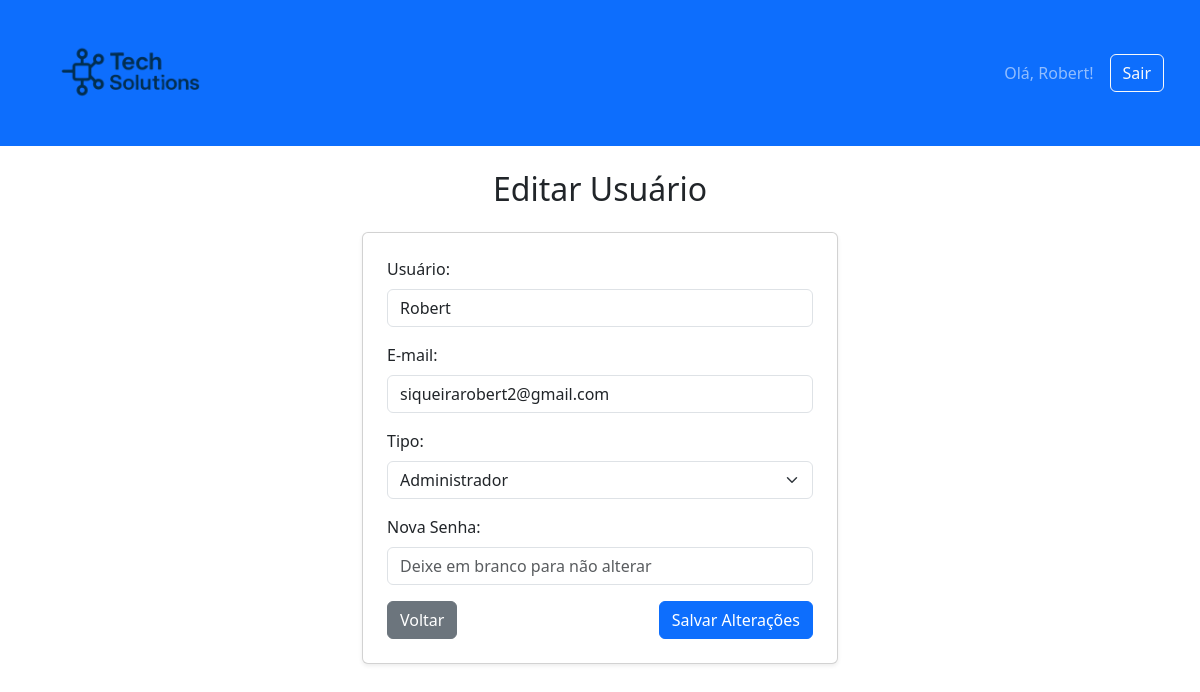
The app's page /dashboard/1234/editar/ (signed in) with its own data.
### usuarios/models.py (models this page shows, shortened)
class Usuario(AbstractUser):
    matricula = models.CharField(
        unique=True, max_length=50, verbose_name='Matrícula', blank=True
    )
    tipo_usuario = models.CharField(max_length=20, choices=TIPOS_USUARIO)
    data_cadastro = models.DateField(auto_now_add=True, verbose_name='Data de Cadastro')
    USERNAME_FIELD = 'matricula'
    REQUIRED_FIELDS = ['username', 'password']
    class Meta:
        db_table = 'usuario'
        verbose_name = "Usuário"
        verbose_name_plural = "Usuários"

### usuarios/views.py (the view, shortened to what this page needs)
# urls.py: path('dashboard/<str:matricula>/editar/', usuarios_views.editar_usuario, name='editar_usuario'),
@login_required(login_url='/login/')
def editar_usuario(request, matricula):
    usuario = get_object_or_404(Usuario, matricula=matricula)
    return render(request, 'editar_usuario.html', {'usuario': usuario})

### templates/editar_usuario.html (shortened to what this page needs)
{% include "header.html" %}
<!DOCTYPE html>
<html lang="pt-br">
<head>
    <link href="https://cdn.jsdelivr.net/npm/bootstrap@5.3.7/dist/css/bootstrap.min.css" rel="stylesheet">
</head>
<body>
<div class="container mt-4" style="max-width: 500px;">
    <h2 class="mb-4 text-center">Editar Usuário</h2>
    <form method="post" class="card p-4 shadow-sm">
        <div class="mb-3">
            <label for="username" class="form-label">Usuário:</label>
            <input type="text" name="username" id="username" value="{{ usuario.username }}" class="form-control" required>
        </div>
        <div class="mb-3">
            <label for="email" class="form-label">E-mail:</label>
            <input type="email" name="email" id="email" value="{{ usuario.email }}" class="form-control" required>
        </div>
        <div class="mb-3">
            <label for="tipo_usuario" class="form-label">Tipo:</label>
            <select name="tipo_usuario" id="tipo_usuario" class="form-select" required>
                <option value="adm" {% if usuario.tipo_usuario == 'adm' %}selected{% endif %}>Administrador</option>
            </select>
        </div>
        <div class="mb-3">
            <label for="password" class="form-label">Nova Senha:</label>
            <input type="password" name="password" id="password" class="form-control" placeholder="Deixe em branco para não alterar">
        </div>
        <div class="d-flex justify-content-between">
            <a href="javascript:history.back()" class="btn btn-secondary">Voltar</a>
            <button type="submit" class="btn btn-primary">Salvar Alterações</button>
        </div>
    </form>
</div>
</body>
</html>

### templates/header.html (shortened to what this page needs)
{% load static %}
<!DOCTYPE html>
<html lang="pt-br">
<head>
    <link href="https://cdn.jsdelivr.net/npm/bootstrap@5.3.7/dist/css/bootstrap.min.css" rel="stylesheet">
    <link rel="stylesheet" href="https://cdn.jsdelivr.net/npm/bootstrap-icons@1.11.3/font/bootstrap-icons.min.css">
</head>
<body>
<nav class="navbar navbar-expand-lg navbar-dark bg-primary mb-4">
    <div class="container-fluid">
        <a class="navbar-brand d-flex align-items-center ms-4" href="{% url 'dashboard' %}">
            <img src="{% static 'img/logo.png' %}" alt="Logo" style="height:120px; width:auto; object-fit:contain;">
        </a>
        <div class="d-flex ms-auto align-items-center me-4">
            <span class="navbar-text me-3">
                Olá, {{ user.username }}!
            </span>
            <a href="{% url 'logout' %}" class="btn btn-outline-light">Sair</a>
        </div>
    </div>
</nav>

### records on screen
Usuario: username "Robert", email "siqueirarobert2@gmail.com", tipo_usuario "Administrador"
